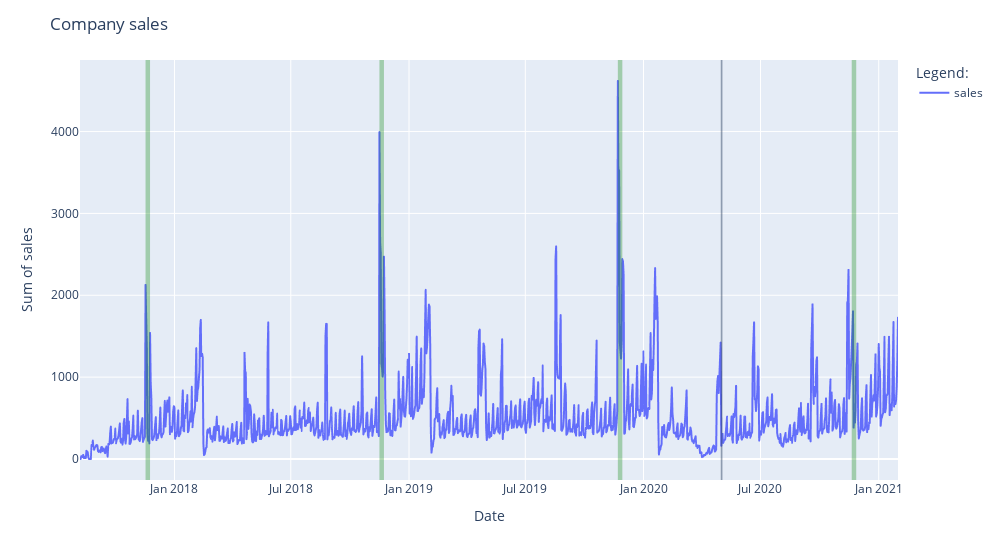

The code cell stored with this chart in its notebook:
### Code cell
# time series plot
fig = ts_company.plot()

# off_day
off_day_color = "red"
# fig.add_vrect(x0='2018-02-15', x1='2018-02-21', line_width=0, fillcolor=off_day_color, opacity=0.3) # Lunar New Year
# fig.add_vrect(x0='2019-02-04', x1='2019-02-10', line_width=0, fillcolor=off_day_color, opacity=0.3) # Lunar New Year
# fig.add_vrect(x0='2020-01-24', x1='2020-01-30', line_width=0, fillcolor=off_day_color, opacity=0.3) # Lunar New Year
# fig.add_vrect(x0='2018-05-01', x1='2018-05-02', line_width=0, fillcolor=off_day_color, opacity=0.3) # Labor Day
# fig.add_vrect(x0='2019-05-01', x1='2019-05-02', line_width=0, fillcolor=off_day_color, opacity=0.3) # Labor Day
fig.add_vrect(x0='2020-05-01', x1='2020-05-01', line_width=1, fillcolor=off_day_color, opacity=0.3) # Labor Day
fig.add_vrect(x0='2020-05-02', x1='2020-05-02', line_width=1, fillcolor=off_day_color, opacity=0.3) # Labor Day

# promo_day
promo_day_color = "green"
# Black Friday (fourth Friday in November; fifth Friday if November 1st is a Friday)
fig.add_vrect(x0='2017-11-17', x1='2017-11-24', line_width=0, fillcolor=promo_day_color, opacity=0.3)
fig.add_vrect(x0='2018-11-16', x1='2018-11-23', line_width=0, fillcolor=promo_day_color, opacity=0.3)
fig.add_vrect(x0='2019-11-22', x1='2019-11-29', line_width=0, fillcolor=promo_day_color, opacity=0.3)
fig.add_vrect(x0='2020-11-20', x1='2020-11-27', line_width=0, fillcolor=promo_day_color, opacity=0.3)

# End of year (both Gregorian & Lunar calendars)

# Valentine (February 14; except when coincide with Lunar New Year)
# fig.add_vrect(x0='2018-02-16', x1='2018-11-23', line_width=0, fillcolor=promo_day_color, opacity=0.3)

# International Women’s day (March 8)
# fig.add_vrect(x0='2018-11-16', x1='2018-11-23', line_width=0, fillcolor=promo_day_color, opacity=0.3)

# Vietnam Reunification day (April 30)
# End of school year (end of May)
# New school year (end of August)
# Vietnamese Women’s day (October 20)

fig.update_layout(title_text='Company sales',
                  legend_title_text='Legend:',
                  width=1000)
fig.update_xaxes(title='Date')
fig.update_yaxes(title='Sum of sales')

fig.update_layout(hovermode="x unified")

fig.show()

### Figure 1 — Plotly figure (JSON) as saved in the notebook; plotly's stock layout.template omitted (floating-point values rounded to 4 significant figures; data arrays with more than 128 entries replaced by an {"elided": "..."} marker saying what was removed)
{"data": [{"hovertemplate": "variable=sales<br>date=%{x}<br>value=%{y}<extra></extra>", "legendgroup": "sales", "line": {"color": "#636efa", "dash": "solid"}, "marker": {"symbol": "circle"}, "mode": "lines", "name": "sales", "showlegend": true, "type": "scattergl", "x": {"elided": "1274 str values"}, "xaxis": "x", "y": {"elided": "1274 float values"}, "yaxis": "y"}], "layout": {"hovermode": "x unified", "legend": {"title": {"text": "Legend:"}, "tracegroupgap": 0}, "margin": {"t": 60}, "shapes": [{"fillcolor": "red", "line": {"width": 1}, "opacity": 0.3, "type": "rect", "x0": "2020-05-01", "x1": "2020-05-01", "xref": "x", "y0": 0, "y1": 1, "yref": "y domain"}, {"fillcolor": "red", "line": {"width": 1}, "opacity": 0.3, "type": "rect", "x0": "2020-05-02", "x1": "2020-05-02", "xref": "x", "y0": 0, "y1": 1, "yref": "y domain"}, {"fillcolor": "green", "line": {"width": 0}, "opacity": 0.3, "type": "rect", "x0": "2017-11-17", "x1": "2017-11-24", "xref": "x", "y0": 0, "y1": 1, "yref": "y domain"}, {"fillcolor": "green", "line": {"width": 0}, "opacity": 0.3, "type": "rect", "x0": "2018-11-16", "x1": "2018-11-23", "xref": "x", "y0": 0, "y1": 1, "yref": "y domain"}, {"fillcolor": "green", "line": {"width": 0}, "opacity": 0.3, "type": "rect", "x0": "2019-11-22", "x1": "2019-11-29", "xref": "x", "y0": 0, "y1": 1, "yref": "y domain"}, {"fillcolor": "green", "line": {"width": 0}, "opacity": 0.3, "type": "rect", "x0": "2020-11-20", "x1": "2020-11-27", "xref": "x", "y0": 0, "y1": 1, "yref": "y domain"}], "title": {"text": "Company sales"}, "width": 1000, "xaxis": {"anchor": "y", "domain": [0, 1], "title": {"text": "Date"}}, "yaxis": {"anchor": "x", "domain": [0, 1], "title": {"text": "Sum of sales"}}}}
